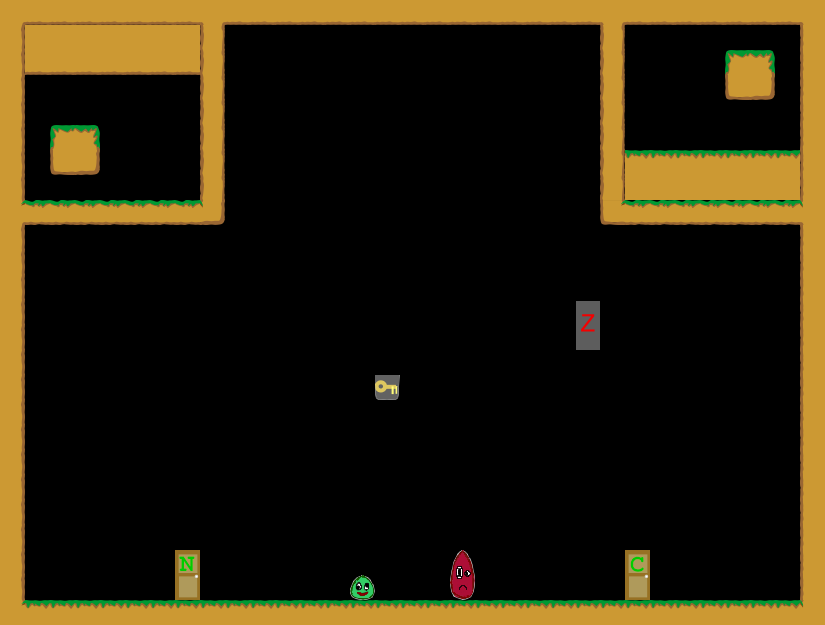

Below is a game level as drawn by its tile map, then a one-line description and the .tmx that defines it (tile-layer data replaced by summaries):
An orthogonal 33x25 tile map with 25x25 px tiles, 1 tile layer (Kachelebene 1).

<map version="1.0" orientation="orthogonal" width="33" height="25" tilewidth="25" tileheight="25">
 <tileset firstgid="1" name="Tileset" tilewidth="25" tileheight="25">
  <image source="../../img/Tileset.png" width="400" height="250" />
 </tileset>
 <layer name="Kachelebene 1" width="33" height="25">
  <data>[825 cells, 188 non-empty, 30 distinct tile ids]</data>
 </layer>
</map>
